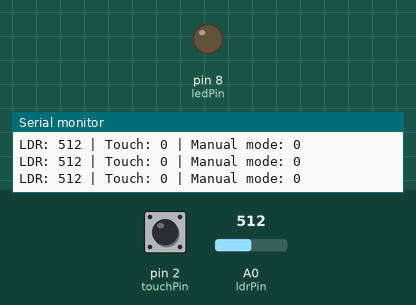
Recording of a sketch running on a simulated Arduino Uno, built with avr-gcc and run on an emulated ATmega328P. Parts: output pins drawn as LEDs (lit = HIGH), the last lines printed to the serial monitor. The inputs (shaded band) are chosen by the test bench; at power-on: pin 2 (touchPin) LOW, A0 (ldrPin) = 512.

Above: at 1.2 s.
1.3 s: pin 2 (touchPin) pulled HIGH for 1 s
At 3.6 s:
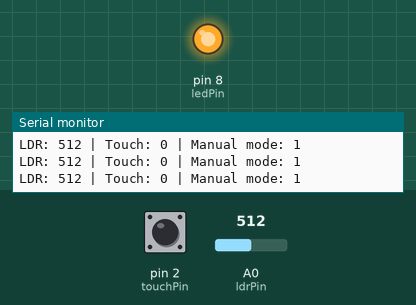
3.9 s: pin 2 (touchPin) pulled HIGH for 0.15 s
At 5.3 s:
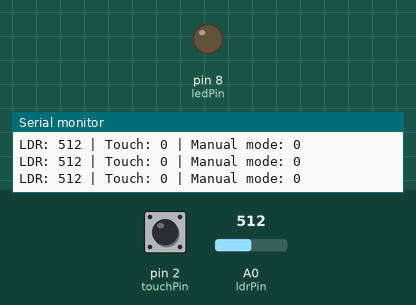
8.7 s: A0 (ldrPin) set to 508
11.7 s: A0 (ldrPin) set to 492
At 12.9 s:
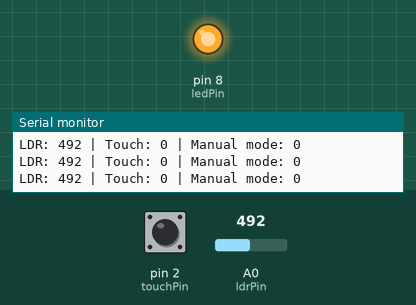
Timing chart, 0 to 14.7 s (numbered marks = the images above; inputs shaded):
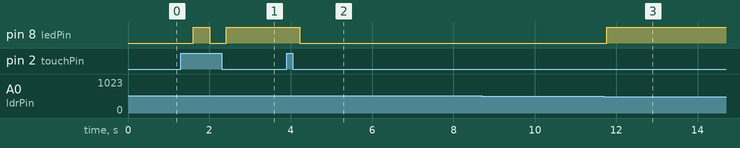

Measured:
- the behaviour switches between 500 and 499 on A0 (ldrPin) (found by bisection; images 2 and 3)
- after the input at 1.3 s, pin 8 (ledPin): LOW → HIGH after 0.31 s, → LOW 0.40 s later, → HIGH 0.40 s later
- after the input at 3.9 s, pin 8 (ledPin): HIGH → LOW after 0.32 s
- after the input at 11.7 s, pin 8 (ledPin): LOW → HIGH after 0.07 s

The sketch:

Wiring_lampu_Lw.ino
```cpp
const int ldrPin = A0;     // AO dari sensor LDR
const int touchPin = 2;    // OUT dari sensor touch
const int ledPin = 8;      // LED

bool manualMode = false;   // status mode manual

void setup() {
  pinMode(ledPin, OUTPUT);
  pinMode(touchPin, INPUT);
  Serial.begin(9600);
}

void loop() {
  int ldrValue = analogRead(ldrPin);
  int touchValue = digitalRead(touchPin);

  // Deteksi sentuhan (toggle manual mode)
  if (touchValue == HIGH) {
    manualMode = !manualMode;  // ubah status manual
    delay(300);                // debounce biar nggak dobel
  }

  // Jika mode manual aktif, LED nyala
  if (manualMode) {
    digitalWrite(ledPin, HIGH);
  }
  // Jika tidak, nyala otomatis berdasarkan cahaya
  else {
    if (ldrValue < 500) {      // ambang gelap
      digitalWrite(ledPin, HIGH);
    } else {
      digitalWrite(ledPin, LOW);
    }
  }

  // Debug di Serial Monitor
  Serial.print("LDR: ");
  Serial.print(ldrValue);
  Serial.print(" | Touch: ");
  Serial.print(touchValue);
  Serial.print(" | Manual mode: ");
  Serial.println(manualMode);

  delay(100);
}
```
